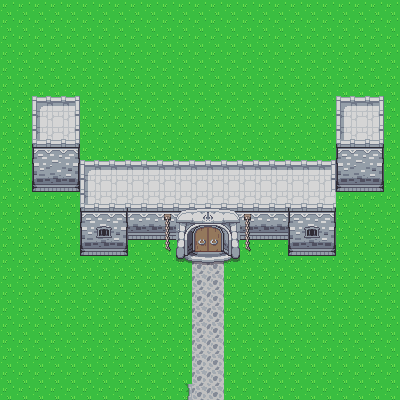

Below is a game level as drawn by its tile map, then a one-line description and the .tmx file that defines it, in full:
An orthogonal 25x25 tile map with 16x16 px tiles, 3 tile layers (Ground, Castle, Butifule).

<map version="1.4" tiledversion="1.4.2" orientation="orthogonal" renderorder="right-down" width="25" height="25" tilewidth="16" tileheight="16" infinite="0" nextlayerid="5" nextobjectid="1">
 <tileset firstgid="1" source="overworld.tsx" />
 <layer id="1" name="Ground" width="25" height="25">
  <data encoding="csv">
1,1,1,1,1,1,1,1,1,1,1,1,1,1,1,1,1,1,1,1,1,1,1,1,1,
1,1,1,1,1,1,1,1,1,1,1,1,1,1,1,1,1,1,1,1,1,1,1,1,1,
1,1,1,1,1,1,1,1,1,1,1,1,1,1,1,1,1,1,1,1,1,1,1,1,1,
1,1,1,1,1,1,1,1,1,1,1,1,1,1,1,1,1,1,1,1,1,1,1,1,1,
1,1,1,1,1,1,1,1,1,1,1,1,1,1,1,1,1,1,1,1,1,1,1,1,1,
1,1,1,1,1,1,1,1,1,1,1,1,1,1,1,1,1,1,1,1,1,1,1,1,1,
1,1,1,1,1,1,1,1,1,1,1,1,1,1,1,1,1,1,1,1,1,1,1,1,1,
1,1,1,1,1,1,1,1,1,1,1,1,1,1,1,1,1,1,1,1,1,1,1,1,1,
1,1,1,1,1,1,1,1,1,1,1,1,1,1,1,1,1,1,1,1,1,1,1,1,1,
1,1,1,1,1,1,1,1,1,1,1,1,1,1,1,1,1,1,1,1,1,1,1,1,1,
1,1,1,1,1,1,1,1,1,1,1,1,1,1,1,1,1,1,1,1,1,1,1,1,1,
1,1,1,1,1,1,1,1,1,1,1,1,1,1,1,1,1,1,1,1,1,1,1,1,1,
1,1,1,1,1,1,1,1,1,1,1,1,1,1,1,1,1,1,1,1,1,1,1,1,1,
1,1,1,1,1,1,1,1,1,1,1,144,144,144,144,1,1,1,1,1,1,1,1,1,1,
1,1,1,1,1,1,1,1,1,1,1,184,1,1,184,1,1,1,1,1,1,1,1,1,1,
1,1,1,1,1,1,1,1,1,1,1,1,1,1,1,1,1,1,1,1,1,1,1,1,1,
1,1,1,1,1,1,1,1,1,1,1,1,497,497,1,1,1,1,1,1,1,1,1,1,1,
1,1,1,1,1,1,1,1,1,1,1,1,497,497,1,1,1,1,1,1,1,1,1,1,1,
1,1,1,1,1,1,1,1,1,1,1,1,497,497,1,1,1,1,1,1,1,1,1,1,1,
1,1,1,1,1,1,1,1,1,1,1,1,497,497,1,1,1,1,1,1,1,1,1,1,1,
1,1,1,1,1,1,1,1,1,1,1,1,497,497,1,1,1,1,1,1,1,1,1,1,1,
1,1,1,1,1,1,1,1,1,1,1,1,497,497,1,1,1,1,1,1,1,1,1,1,1,
1,1,1,1,1,1,1,1,1,1,1,1,497,497,1,1,1,1,1,1,1,1,1,1,1,
1,1,1,1,1,1,1,1,1,1,1,1,497,497,1,1,1,1,1,1,1,1,1,1,1,
1,1,1,1,1,1,1,1,1,1,1,1,497,497,1,1,1,1,1,1,1,1,1,1,1
</data>
 </layer>
 <layer id="3" name="Castle" width="25" height="25">
  <data encoding="csv">
0,0,0,0,0,0,0,0,0,0,0,0,0,0,0,0,0,0,0,0,0,0,0,0,0,
0,0,0,0,0,0,0,0,0,0,0,0,0,0,0,0,0,0,0,0,0,0,0,0,0,
0,0,0,0,0,0,0,0,0,0,0,0,0,0,0,0,0,0,0,0,0,0,0,0,0,
0,0,0,0,0,0,0,0,0,0,0,0,0,0,0,0,0,0,0,0,0,0,0,0,0,
0,0,0,0,0,0,0,0,0,0,0,0,0,0,0,0,0,0,0,0,0,0,0,0,0,
0,0,0,0,0,0,0,0,0,0,0,0,0,0,0,0,0,0,0,0,0,0,0,0,0,
0,0,23,24,25,0,0,0,0,0,0,0,0,0,0,0,0,0,0,0,0,23,24,25,0,
0,0,63,64,65,0,0,0,0,0,0,0,0,0,0,0,0,0,0,0,0,63,64,65,0,
0,0,103,104,105,0,0,0,0,0,0,0,0,0,0,0,0,0,0,0,0,103,104,105,0,
0,0,143,144,145,0,0,0,0,0,0,0,0,0,0,0,0,0,0,0,0,143,144,145,0,
0,0,183,184,185,23,24,24,24,24,24,24,24,24,24,24,24,24,24,24,25,183,184,185,0,
0,0,223,224,225,63,64,64,64,64,64,64,64,64,64,64,64,64,64,64,65,223,224,225,0,
0,0,0,0,0,103,104,104,104,104,104,104,104,104,104,104,104,104,104,104,104,0,0,0,0,
0,0,0,0,0,143,144,145,144,144,144,1245,1246,1247,1248,144,144,144,143,144,145,0,0,0,0,
0,0,0,0,0,183,184,185,224,224,224,1285,1286,1287,1288,224,224,224,183,184,185,0,0,0,0,
0,0,0,0,0,223,224,225,0,0,0,1325,1326,1327,1328,0,0,0,223,224,225,0,0,0,0,
0,0,0,0,0,0,0,0,0,0,0,1365,1366,1367,1368,0,0,0,0,0,0,0,0,0,0,
0,0,0,0,0,0,0,0,0,0,0,0,0,0,0,0,0,0,0,0,0,0,0,0,0,
0,0,0,0,0,0,0,0,0,0,0,0,0,0,0,0,0,0,0,0,0,0,0,0,0,
0,0,0,0,0,0,0,0,0,0,0,0,0,0,0,0,0,0,0,0,0,0,0,0,0,
0,0,0,0,0,0,0,0,0,0,0,0,0,0,0,0,0,0,0,0,0,0,0,0,0,
0,0,0,0,0,0,0,0,0,0,0,0,0,0,0,0,0,0,0,0,0,0,0,0,0,
0,0,0,0,0,0,0,0,0,0,0,0,0,0,0,0,0,0,0,0,0,0,0,0,0,
0,0,0,0,0,0,0,0,0,0,0,0,0,0,0,0,0,0,0,0,0,0,0,0,0,
0,0,0,0,0,0,0,0,0,0,0,496,0,0,0,0,0,0,0,0,0,0,0,0,0
</data>
 </layer>
 <layer id="4" name="Butifule" width="25" height="25">
  <data encoding="csv">
0,0,0,0,0,0,0,0,0,0,0,0,0,0,0,0,0,0,0,0,0,0,0,0,0,
0,0,0,0,0,0,0,0,0,0,0,0,0,0,0,0,0,0,0,0,0,0,0,0,0,
0,0,0,0,0,0,0,0,0,0,0,0,0,0,0,0,0,0,0,0,0,0,0,0,0,
0,0,0,0,0,0,0,0,0,0,0,0,0,0,0,0,0,0,0,0,0,0,0,0,0,
0,0,0,0,0,0,0,0,0,0,0,0,0,0,0,0,0,0,0,0,0,0,0,0,0,
0,0,0,0,0,0,0,0,0,0,0,0,0,0,0,0,0,0,0,0,0,0,0,0,0,
0,0,0,0,0,0,0,0,0,0,0,0,0,0,0,0,0,0,0,0,0,0,0,0,0,
0,0,0,0,0,0,0,0,0,0,0,0,0,0,0,0,0,0,0,0,0,0,0,0,0,
0,0,0,0,0,0,0,0,0,0,0,0,0,0,0,0,0,0,0,0,0,0,0,0,0,
0,0,0,0,0,0,0,0,0,0,0,0,0,0,0,0,0,0,0,0,0,0,0,0,0,
0,0,0,0,0,0,0,0,0,0,0,0,0,0,0,0,0,0,0,0,0,0,0,0,0,
0,0,0,0,0,0,0,0,0,0,0,0,0,0,0,0,0,0,0,0,0,0,0,0,0,
0,0,0,0,0,0,0,0,0,0,0,0,0,0,0,0,0,0,0,0,0,0,0,0,0,
0,0,0,0,0,0,0,0,0,0,67,0,0,0,0,67,0,0,0,0,0,0,0,0,0,
0,0,0,0,0,0,27,0,0,0,107,0,0,0,0,107,0,0,0,27,0,0,0,0,0,
0,0,0,0,0,0,0,0,0,0,147,0,0,0,0,147,0,0,0,0,0,0,0,0,0,
0,0,0,0,0,0,0,0,0,0,0,0,0,0,0,0,0,0,0,0,0,0,0,0,0,
0,0,0,0,0,0,0,0,0,0,0,0,0,0,0,0,0,0,0,0,0,0,0,0,0,
0,0,0,0,0,0,0,0,0,0,0,0,0,0,0,0,0,0,0,0,0,0,0,0,0,
0,0,0,0,0,0,0,0,0,0,0,0,0,0,0,0,0,0,0,0,0,0,0,0,0,
0,0,0,0,0,0,0,0,0,0,0,0,0,0,0,0,0,0,0,0,0,0,0,0,0,
0,0,0,0,0,0,0,0,0,0,0,0,0,0,0,0,0,0,0,0,0,0,0,0,0,
0,0,0,0,0,0,0,0,0,0,0,0,0,0,0,0,0,0,0,0,0,0,0,0,0,
0,0,0,0,0,0,0,0,0,0,0,0,0,0,0,0,0,0,0,0,0,0,0,0,0,
0,0,0,0,0,0,0,0,0,0,0,0,0,0,0,0,0,0,0,0,0,0,0,0,0
</data>
 </layer>
</map>
